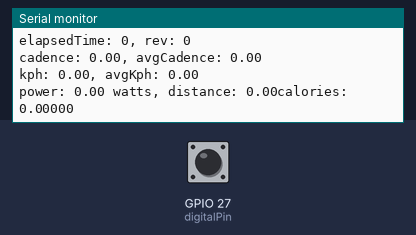
Simulated run of this sketch. Board: ESP32. On the bench: the last lines printed to the serial monitor. The test bench sets the inputs (shaded band); at power-on: GPIO 27 (digitalPin) LOW. Nothing arrives over Bluetooth unless stated; a phone connects over Bluetooth LE 3 s after start.

Above: at 1.2 s.
1.3 s: GPIO 27 (digitalPin) driven HIGH
At 2.6 s:
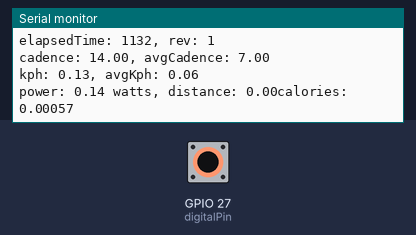
2.8 s: GPIO 27 (digitalPin) pulsed LOW 5 times (0.12 s each, 0.3 s apart)
At 4.8 s:
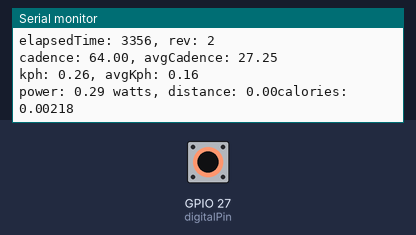
7.3 s: GPIO 27 (digitalPin) pulsed LOW 5 times (0.12 s each, 0.3 s apart)
At 9.3 s:
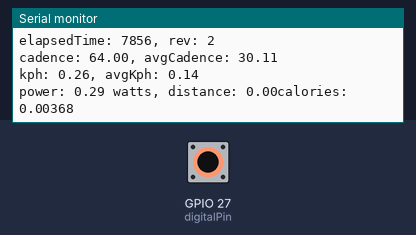
Timing chart, 0 to 10.8 s (numbered marks = the images above; inputs shaded):
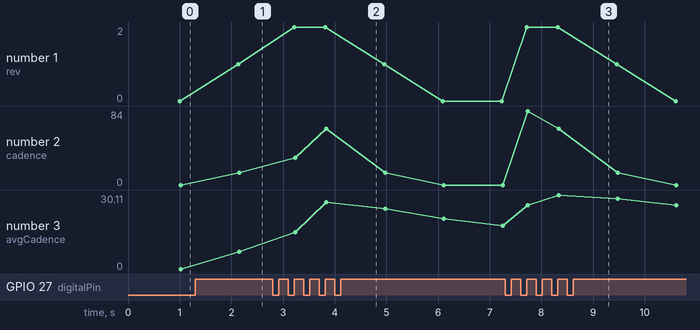

Measured:
- after the input at 1.3 s, the serial monitor: prints a new line after 0.83 s (image 1)
- after the input at 2.8 s, the serial monitor: prints a new line after 0.42 s (image 2)
- after the input at 7.3 s, the serial monitor: prints a new line after 0.42 s (image 3)
- plotted number 1: 0 → 1 after the input at 1.3 s
- plotted number 2: 0 → 14 after the input at 1.3 s
- plotted number 3: 0 → 7 after the input at 1.3 s, 7 → 17.57 after the input at 2.8 s, 17.57 → 16.76 after the input at 7.3 s

The sketch:

IC7-Server.ino
```cpp
#include <BLEDevice.h>
#include <BLEUtils.h>
#include <BLEServer.h>
#include <BLE2902.h>
#include <math.h>

#define FTMS_UUID "00001826-0000-1000-8000-00805f9b34fb"
#define FITNESS_MACHINE_FEATURES_UUID "00002acc-0000-1000-8000-00805f9b34fb"
#define INDOOR_BIKE_DATA_CHARACTERISTIC_UUID "00002ad2-0000-1000-8000-00805f9b34fb"

bool deviceConnected = false;
bool oldDeviceConnected = false;
class MyServerCallbacks : public BLEServerCallbacks
{
    void onConnect(BLEServer *pServer)
    {
        deviceConnected = true;
    };

    void onDisconnect(BLEServer *pServer)
    {
        deviceConnected = false;
    }
};

void setup()
{
    setupBluetoothServer();
    setupHalSensor();
}

BLECharacteristic *fitnessMachineFeaturesCharacteristic = NULL;
BLECharacteristic *indoorBikeDataCharacteristic = NULL;
BLEServer *pServer = NULL;
void setupBluetoothServer()
{
    Serial.begin(115200);
    Serial.println("Starting BLE Server");
    BLEDevice::init("IC7 Bike");
    pServer = BLEDevice::createServer();
    pServer->setCallbacks(new MyServerCallbacks());
    BLEService *pService = pServer->createService(FTMS_UUID);
    fitnessMachineFeaturesCharacteristic = pService->createCharacteristic(
        FITNESS_MACHINE_FEATURES_UUID,
        BLECharacteristic::PROPERTY_READ |
            BLECharacteristic::PROPERTY_WRITE |
            BLECharacteristic::PROPERTY_NOTIFY |
            BLECharacteristic::PROPERTY_INDICATE);
    indoorBikeDataCharacteristic = pService->createCharacteristic(
        INDOOR_BIKE_DATA_CHARACTERISTIC_UUID,
        BLECharacteristic::PROPERTY_READ |
            BLECharacteristic::PROPERTY_WRITE |
            BLECharacteristic::PROPERTY_NOTIFY |
            BLECharacteristic::PROPERTY_INDICATE);
    fitnessMachineFeaturesCharacteristic->addDescriptor(new BLE2902());
    indoorBikeDataCharacteristic->addDescriptor(new BLE2902());
    pService->start();
    // BLEAdvertising *pAdvertising = pServer->getAdvertising();  // add this for backwards compatibility
    BLEAdvertising *pAdvertising = BLEDevice::getAdvertising();
    pAdvertising->addServiceUUID(FTMS_UUID);
    pAdvertising->setScanResponse(true);
    pAdvertising->setMinPreferred(0x06); // functions that help with iPhone connections issue
    pAdvertising->setMinPreferred(0x12);
    BLEDevice::startAdvertising();
    Serial.println("Waiting for a client connection to notify...");
}

int digitalPin = 27;

bool magStateOld;
void setupHalSensor()
{
    pinMode(digitalPin, INPUT);
    Serial.begin(9600);
    magStateOld = digitalRead(digitalPin);
}

inline bool positiveEdge(bool state, bool &oldState)
{
    bool result = (state && !oldState);
    oldState = state;
    return result;
}

double calculateCadenceFromRevolutions(int revolutions, unsigned long revolutionsTime)
{
    double instantaneousCadence = revolutions * 60 * 1000 / revolutionsTime / 4;
    return instantaneousCadence;
}

double calculateKphFromRevolutions(int revolutions)
{
    double WHEEL_RADIUS = 0.00034; // in km
    double KM_TO_MI = 0.621371;

    double circumfrence = 2 * PI * WHEEL_RADIUS;
    double metricDistance = revolutions * circumfrence;
    double kph = metricDistance * 60;
    //double mph = kph * KM_TO_MI;
    return kph;
}

unsigned long distanceTime = 0;
double calculateDistanceFromKph(unsigned long distanceTimeSpan, double kph)
{
    double incrementalDistance = distanceTimeSpan * kph / 60 / 60 / 1000;
    return incrementalDistance;
}

double tireValues[] = {0.005, 0.004, 0.012};                      //Clincher, Tubelar, MTB
double aeroValues[] = {0.388, 0.445, 0.420, 0.300, 0.233, 0.200}; //Hoods, Bartops, Barends, Drops, Aerobar
unsigned long caloriesTime = 0;

double calculatePowerFromKph(double kph)
{
    //double velocity = mph * 0.44704; // translates to meters/second
    double velocity = kph * 0.277778; // translates to meters/second
    double riderWeight = 67.6;       //165 lbs
    double bikeWeight = 10.1;        //Cannondale road bike
    int theTire = 0;                 //Clinchers
    double rollingRes = tireValues[theTire];
    int theAero = 1; //Bartops
    double frontalArea = aeroValues[theAero];
    double grade = 0;
    double headwind = 0;        // converted to m/s
    double temperaturev = 15.6; // 60 degrees farenheit
    double elevation = 100;     // Meters
    double transv = 0.95;       // no one knows what this is, so why bother presenting a choice?

    /* Common calculations */
    double density = (1.293 - 0.00426 * temperaturev) * exp(-elevation / 7000.0);
    double twt = 9.8 * (riderWeight + bikeWeight); // total weight in newtons
    double A2 = 0.5 * frontalArea * density;       // full air resistance parameter
    double tres = twt * (grade + rollingRes);      // gravity and rolling resistance

    // we calculate power from velocity
    double tv = velocity + headwind;      //terminal velocity
    double A2Eff = (tv > 0.0) ? A2 : -A2; // wind in face so you must reverse effect
    return (velocity * tres + velocity * tv * tv * A2Eff) / transv;
}

double calculateCaloriesFromPower(unsigned long caloriesTimeSpan, double powerv)
{
    double JOULE_TO_KCAL = 0.238902957619;
    double incrementalCalories =  powerv * caloriesTimeSpan / 60 / 1000 * JOULE_TO_KCAL;
    double wl = incrementalCalories / 32318.0;    // comes from 1 lb = 3500 Calories
    return incrementalCalories;
}

void printArray(byte input[], int sizeOfArray)
{
    for (size_t i = 0; i < sizeOfArray; i++)
    {
        Serial.print(input[i]);
        Serial.print(' ');
    }
}

// FTMS supported features bitmask (example: cadence, power, distance, speed, etc.)
byte features[] = {0xBE, 0x42, 0x00, 0x00};  // Adjust bits depending on what you actually support

void transmitFTMS(double kph, double cadence, double power, double avgKph, double avgCadence,
                  double runningDistance, double runningCalories, unsigned long elapsedTime)
{
    // Convert to FTMS resolution
    uint16_t transmittedKph        = (uint16_t)(kph * 100);           // 0.01 km/h
    uint16_t transmittedCadence    = (uint16_t)(cadence * 2);         // 0.5 rpm
    uint16_t transmittedPower      = (uint16_t)(power * 2);           // 0.5 W
    uint16_t transmittedAvgKph     = (uint16_t)(avgKph * 100);        // 0.01 km/h
    uint16_t transmittedAvgCadence = (uint16_t)(avgCadence * 2);      // 0.5 rpm
    uint32_t transmittedDistance   = (uint32_t)(runningDistance * 1000); // meters
    uint16_t transmittedTotalCal   = (uint16_t)(runningCalories * 10); // 0.1 kcal
    uint16_t transmittedTime       = (uint16_t)(elapsedTime / 1000);  // seconds

    bool disconnecting = !deviceConnected && oldDeviceConnected;
    bool connecting = deviceConnected && !oldDeviceConnected;

    // Correct FTMS Indoor Bike Data order:
    // Flags (2 bytes) | Instantaneous Speed | Instantaneous Cadence | Instantaneous Power |
    // Average Speed | Average Cadence | Average Power | Total Distance | Total Calories | Elapsed Time
    byte bikeData[20] = {
        0x56, 0x09, // Flags

        // Instantaneous Speed
        (uint8_t)transmittedKph,
        (uint8_t)(transmittedKph >> 8),

        // Instantaneous Cadence
        (uint8_t)transmittedCadence,
        (uint8_t)(transmittedCadence >> 8),

        // Instantaneous Power
        (uint8_t)transmittedPower,
        (uint8_t)(transmittedPower >> 8),

        // Average Speed
        (uint8_t)transmittedAvgKph,
        (uint8_t)(transmittedAvgKph >> 8),

        // Average Cadence
        (uint8_t)transmittedAvgCadence,
        (uint8_t)(transmittedAvgCadence >> 8),

        // Total Distance (24-bit little-endian)
        (uint8_t)transmittedDistance,
        (uint8_t)(transmittedDistance >> 8),
        (uint8_t)(transmittedDistance >> 16),

        // Total Calories
        (uint8_t)transmittedTotalCal,
        (uint8_t)(transmittedTotalCal >> 8),

        // Elapsed Time
        (uint8_t)transmittedTime,
        (uint8_t)(transmittedTime >> 8)
    };

    // Send data over BLE if connected
    if (deviceConnected)
    {
        indoorBikeDataCharacteristic->setValue((uint8_t*)&bikeData, 20);
        indoorBikeDataCharacteristic->notify();
    }

    // Handle disconnect
    if (disconnecting)
    {
        delay(500);
        pServer->startAdvertising();
        Serial.println("start advertising");
        oldDeviceConnected = deviceConnected;
    }

    // Handle first-time connect: send features
    if (connecting)
    {
        oldDeviceConnected = deviceConnected;
        fitnessMachineFeaturesCharacteristic->setValue((byte*)&features, 4);
        fitnessMachineFeaturesCharacteristic->notify();
    }
}

unsigned long elapsedTime = 0;
unsigned long elapsedSampleTime = 0;
int rev = 0;
double intervalEntries = 0;
double totalCadence = 0;
double totaKph = 0;
double totalPower = 0;
double runningCalories = 0.0;
double runningDistance = 0.0;

void loop()
{
    unsigned long intervalTime = millis() - elapsedTime;
    unsigned long sampleTime = millis() - elapsedSampleTime;
    bool state = digitalRead(digitalPin);

    if (sampleTime > 5 && state != magStateOld)
    {
        rev += (int)positiveEdge(state, magStateOld);
        elapsedSampleTime = millis();
    }
    if (rev >= 2 || intervalTime > 1000)
    {
        double kph = calculateKphFromRevolutions(rev);
        double cadence = calculateCadenceFromRevolutions(rev,intervalTime);
        double power = calculatePowerFromKph(kph);

        intervalEntries++;
        totalCadence += cadence;
        totaKph += kph;
        totalPower += power;

        double avgCadence = totalCadence / intervalEntries;
        double avgKph   = totaKph    / intervalEntries;
        runningDistance += calculateDistanceFromKph(intervalTime, kph);
        runningCalories += calculateCaloriesFromPower(intervalTime, power);

        Serial.println("\n----------------------------------------------------");
        Serial.printf("elapsedTime: %d, rev: %d \n", elapsedTime, rev);
        Serial.printf("cadence: %2.2f, avgCadence: %2.2f \n", cadence, avgCadence);
        Serial.printf("kph: %2.2f, avgKph: %2.2f \n", kph, avgKph);
        Serial.printf("power: %2.2f watts, distance: %2.2f", power, runningDistance);
        Serial.printf("calories:  %2.5f \n", runningCalories);

        transmitFTMS(kph,cadence,power,avgKph,avgCadence,runningDistance,runningCalories,elapsedTime);

        // reset rev and elapsedTime
        rev = 0;
        elapsedTime = millis();
    }
}
```
